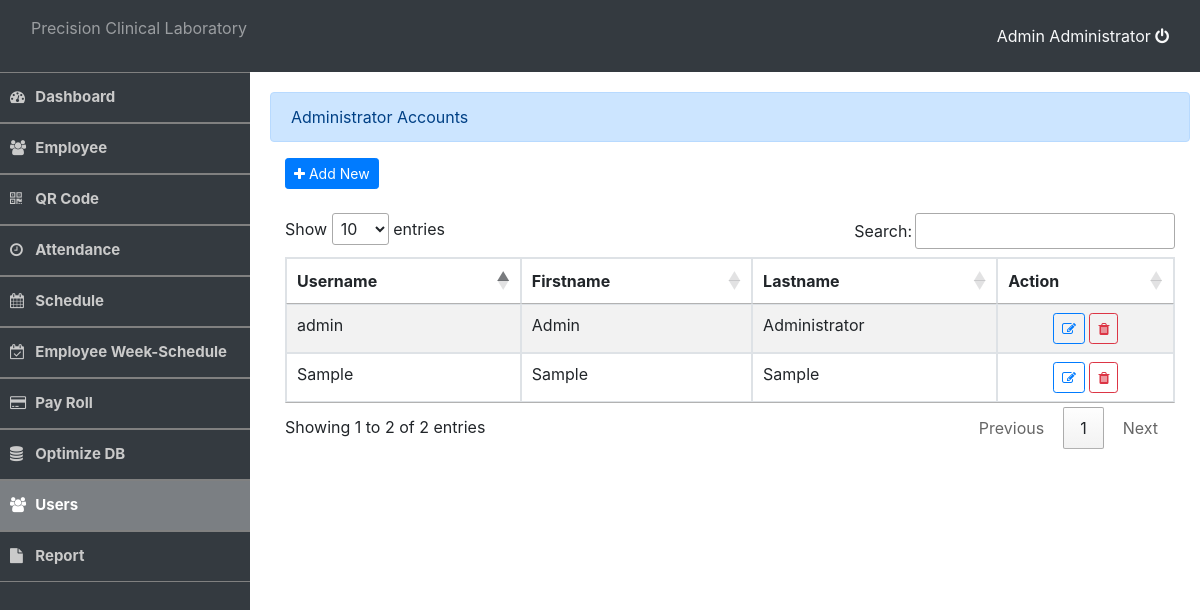
The page /admin/users.php (signed in) on the database its author committed.
### tables this page shows
CREATE TABLE `users` (
  `id` int(20) NOT NULL,
  `username` varchar(30) NOT NULL,
  `password` varchar(100) NOT NULL,
  `firstname` varchar(100) NOT NULL,
  `lastname` varchar(100) NOT NULL
);

### admin/auth.php (called while the page is built, shortened)
<?php
	require_once 'db_connect.php';
	$user_qry = $conn->query("SELECT * FROM users WHERE `id` = '".$_SESSION['login_id']."' ") or die(mysqli_error());
	$user = $user_qry->fetch_array();
	$user_name = $user['firstname']." ".$user['lastname'];
?>

### admin/users.php (the view, shortened to what this page needs)
<!DOCTYPE html>
<?php
	require_once 'auth.php';
?>
<html lang="eng">
	<head>
		<?php include 'header.php' ?>
	</head>
	<body>
		<?php include 'nav_bar.php' ?>
		<div class="container-fluid admin" >
			<div class="alert alert-primary">Administrator Accounts</div>
			<div class="well col-lg-12">
				<button type="button" class="btn btn-primary btn-sm" id="new_user"><i class="fa fa-plus"></i> Add New</button>
				<br />
				<br />
				<table id="table" class="table table-bordered table-striped">
					<thead>
						<tr>
							<th>Username</th>
							<th>Firstname</th>
							<th>Lastname</th>
							<th>Action</th>
						</tr>
					</thead>
					<tbody>
					<?php
						$user_qry=$conn->query("SELECT * FROM users") or die(mysqli_error());
						while($row=$user_qry->fetch_array()){
					?>
						<tr>
							<td><?php echo $row['username']?></td>
							<td><?php echo $row['firstname']?></td>
							<td><?php echo htmlentities($row['lastname'])?></td>
							<td>
								<center>
								 <button class="btn btn-sm btn-outline-primary edit_user" data-id="<?php echo $row['id']?>" type="button"><i class="fa fa-edit"></i></button>
								<button class="btn btn-sm btn-outline-danger remove_user" data-id="<?php echo $row['id']?>" type="button"><i class="fa fa-trash"></i></button>
								</center>
							</td>
						</tr>
					<?php
						}
					?>
					</tbody>
				</table>
			<br />
			<br />
			<br />
			</div>
		</div>
	</body>
</html>

### admin/nav_bar.php (shortened to what this page needs)
<nav class = "navbar navbar-header navbar-dark bg-dark">
	<div class = "container-fluid">
		<div class = "navbar-header">
			<p class = "navbar-text pull-right">Precision Clinical Laboratory</p>
		</div>
		<div class = "nav navbar-nav navbar-right">
			<a href="logout.php" class="text-light"><?php echo $user_name ?> <i class="fa fa-power-off"></i></a>
		</div>
	</div>
</nav>
<div id="sidebar" class="bg-dark" style="height: 100%;">
	<div id="sidebar-field">
		<a href="home.php" class="sidebar-item">
				<div class="sidebar-icon"><i class="fa fa-dashboard"> </i></div>  Dashboard
		</a>
	</div>
	<div id="sidebar-field">
		<a href="employee.php" class="sidebar-item">
				<div class="sidebar-icon"><i class="fa fa-group"> </i></div>  Employee
		</a>
	</div>
	<div id="sidebar-field">
		<a href="qrcode.php" class="sidebar-item">
				<div class="sidebar-icon"><i class="fa fa-qrcode"> </i></div>  QR Code
		</a>
	</div>
	<div id="sidebar-field">
		<a href="attendance.php" class="sidebar-item">
				<div class="sidebar-icon"><i class="fa fa-clock-o"> </i></div>  Attendance
		</a>
	</div>
	<div id="sidebar-field">
		<a href="Schedull.php" class="sidebar-item">
				<div class="sidebar-icon"><i class="fa fa-calendar"> </i></div>  Schedule
		</a>
	</div>
	<div id="sidebar-field">
		<a href="emp_schedule.php" class="sidebar-item">
				<div class="sidebar-icon"><i class="fa fa-calendar-check-o"> </i></div>  Employee Week-Schedule
		</a>
	</div>
	<div id="sidebar-field">
		<a href="payroll.php" class="sidebar-item">
				<div class="sidebar-icon"><i class="fa fa-credit-card"> </i></div>  Pay Roll
		</a>
	</div>
	<div id="sidebar-field">
		<a href="thread.php" class="sidebar-item">
				<div class="sidebar-icon"><i class="fa fa-database"> </i></div> Optimize DB
		</a>
	</div>
	<div id="sidebar-field">
		<a href="users.php" class="sidebar-item">
				<div class="sidebar-icon"><i class="fa fa-users"> </i></div>  Users
		</a>
	</div>
	<div id="sidebar-field">
		<a href="report.php" class="sidebar-item">
				<div class="sidebar-icon"><i class="fa fa-file"> </i></div>Report
		</a>
	</div>
</div>

### assets/css/style.css (style rules this page uses)
body { height:100%; background-color: white; }
div#sidebar { width: 250px; height: 95.3%; position: absolute; }
#sidebar-field { border-top:1px solid gray; }
#sidebar .sidebar-item { position: relative; height: 50px; padding: 10px; display: inline-flex; font-size: 15px; align-items: center; border-bottom: 1px solid gray; width: 100%; color: #cacaca; font-weight: 700 }
#sidebar .sidebar-item:hover, #sidebar .sidebar-item.active { color:white; text-decoration: unset; background: #ffffff59 }
#sidebar .sidebar-item .sidebar-icon { width:11%; padding: auto; }
.container-fluid.admin { padding: 20px; width: 80%; max-width: inherit; margin-left: 250px }

### rows shown on the page
users: user_name "Admin Administrator", username "admin", firstname "Admin", lastname "Administrator"
users: username "Sample", firstname "Sample", lastname "Sample"
